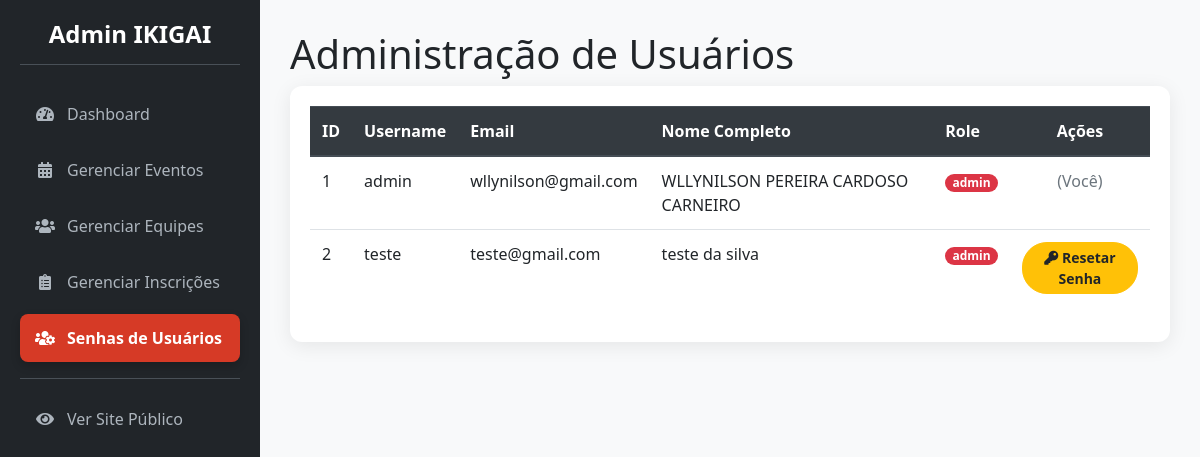
The page /admin/usuarios (signed in) on the database as committed earlier.
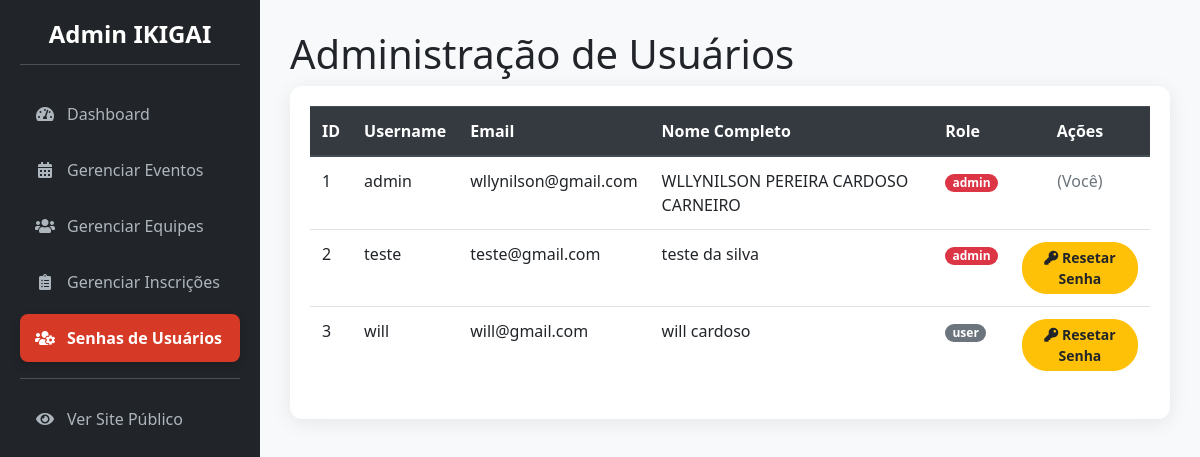
The same page on the database as committed later.
### app/models.py (models this page shows, shortened)
class User(UserMixin, db.Model):
    __tablename__ = 'users'
    id = db.Column(db.Integer, primary_key=True)
    username = db.Column(db.String(64), index=True, unique=True, nullable=False)
    email = db.Column(db.String(120), index=True, unique=True, nullable=False)
    password_hash = db.Column(db.String(128))
    nome_completo = db.Column(db.String(150), nullable=True)
    bio = db.Column(db.Text, nullable=True)
    imagem_perfil = db.Column(db.String(300), nullable=True)  # URL para a imagem de perfil
    role = db.Column(db.String(20), nullable=False, default='user')  # Papel do utilizador
    cpf = db.Column(db.String(14), unique=True, nullable=True)  # CPF será único e opcional no início
    telefone = db.Column(db.String(20), nullable=True)  # Telefone também opcional
    inscricoes = db.relationship('Inscricao', backref='participante', lazy='dynamic')

### app/admin/routes.py (the view)
@bp.route('/usuarios')
@admin_required
def gerenciar_usuarios():
    page = request.args.get('page', 1, type=int)
    usuarios_paginados = User.query.order_by(User.username).paginate(
        page=page, per_page=15, error_out=False
    )
    return render_template('admin/admin_gerenciar_usuarios.html',
                           titulo="Administração de Usuários",
                           usuarios_paginados=usuarios_paginados)

### app/__init__.py (called while the page is built)
@login_manager.user_loader
def load_user(user_id):
    return models.User.query.get(int(user_id))

### app/admin/routes.py (called while the page is built)
@bp.before_request
def before_request_handler():
    if current_app.config.get('DEBUG') and not current_user.is_authenticated:
        user = User.query.first()
        if user:
            login_user(user)

### app/templates/admin/admin_gerenciar_usuarios.html (shortened to what this page needs)
{% extends 'admin/admin_base.html' %}
{% block page_title %}{{ titulo }}{% endblock %}
{% block content %}
<div class="card">
    <div class="card-body">
        <div class="table-responsive">
            <table class="table table-hover">
                <thead class="thead-dark">
                    <tr>
                        <th>ID</th>
                        <th>Username</th>
                        <th>Email</th>
                        <th>Nome Completo</th>
                        <th>Role</th>
                        <th class="text-center">Ações</th>
                    </tr>
                </thead>
                <tbody>
                    {% for user in usuarios_paginados.items %}
                    <tr>
                        <td>{{ user.id }}</td>
                        <td>{{ user.username }}</td>
                        <td>{{ user.email }}</td>
                        <td>{{ user.nome_completo or 'Não preenchido' }}</td>
                        <td><span class="badge badge-pill {{ 'badge-danger' if user.role == 'admin' else 'badge-secondary' }}">{{ user.role }}</span></td>
                        <td class="text-center">
                            {% if user.id != current_user.id %}
                            <form method="POST" action="{{ url_for('admin.resetar_senha_usuario', user_id=user.id) }}"
                                  onsubmit="return confirm('Tem a certeza que deseja resetar a senha para este usuário? Uma nova senha será gerada.');">
                                <button type="submit" class="btn btn-warning btn-sm">
                                    <i class="fas fa-key"></i> Resetar Senha
                                </button>
                            </form>
                            {% else %}
                            <span class="text-muted"> (Você) </span>
                            {% endif %}
                        </td>
                    </tr>
                    {% endfor %}
                </tbody>
            </table>
        </div>
    </div>
</div>
{% endblock %}

### app/templates/admin/admin_base.html (shortened to what this page needs)
<!DOCTYPE html>
<html lang="pt-BR">
<head>
    <link rel="stylesheet" href="https://stackpath.bootstrapcdn.com/bootstrap/4.5.2/css/bootstrap.min.css"
>
    <link rel="stylesheet" href="https://cdnjs.cloudflare.com/ajax/libs/font-awesome/5.15.3/css/all.min.css">
    <link rel="stylesheet" href="{{ url_for('static', filename='css/admin_styles.css') }}">
</head>
<body>
<div class="admin-wrapper">
    <nav class="sidebar">
        <h2>Admin IKIGAI</h2>
        <a href="{{ url_for('admin.dashboard') }}"
           class="{{ 'active' if request.endpoint == 'admin.dashboard' else '' }}">
            <i class="fas fa-tachometer-alt"></i> Dashboard
        </a>
        <a href="{{ url_for('admin.gerenciar_eventos') }}"
           class="{{ 'active' if 'evento' in request.endpoint else '' }}">
            <i class="fas fa-calendar-alt"></i> Gerenciar Eventos
        </a>
        <a href="{{ url_for('admin.gerenciar_equipes') }}"
           class="{{ 'active' if 'equipe' in request.endpoint else '' }}">
            <i class="fas fa-users"></i> Gerenciar Equipes
        </a>
        <a href="{{ url_for('admin.gerenciar_inscricoes') }}"
           class="{{ 'active' if 'inscricao' in request.endpoint else '' }}">
            <i class="fas fa-clipboard-list"></i> Gerenciar Inscrições
        </a>
        <a href="{{ url_for('admin.gerenciar_usuarios') }}"
           class="{{ 'active' if 'usuario' in request.endpoint else '' }}">
            <i class="fas fa-users-cog"></i> <span>Senhas de Usuários</span>
        </a>
        <hr style="border-color: #495057;">
        <a href="{{ url_for('public.index') }}"><i class="fas fa-eye"></i> Ver Site Público</a>
    </nav>
    <main class="main-content">
        <div class="content-header">
            <h1>{% block page_title %}{% endblock %}</h1>
        </div>
        {% block content %}{% endblock %}
    </main>
</div>
</body>
</html>

### app/static/css/admin_styles.css (style rules this page uses)
:root { --primary-red: rgb(214, 58, 38); --dark-red: rgb(180, 45, 28); --admin-bg: #f8f9fa; --sidebar-bg: #212529; --sidebar-link-color: #adb5bd; --sidebar-link-hover-color: #fff; --shadow: 0 4px 20px rgba(0, 0, 0, 0.08); --border-radius: 12px; --font-family: 'Segoe UI', Tahoma, Geneva, Verdana, sans-serif; }
body { background-color: var(--admin-bg); font-family: var(--font-family); }
.admin-wrapper { display: flex; }
.sidebar { width: 260px; min-height: 100vh; background: var(--sidebar-bg); padding: 20px; color: white; flex-shrink: 0; transition: all 0.3s ease; }
.main-content { flex-grow: 1; padding: 30px; overflow-y: auto; }
.sidebar h2 { font-size: 1.5rem; margin-bottom: 25px; text-align: center; color: #fff; border-bottom: 1px solid #495057; padding-bottom: 15px; font-weight: 600; }
.sidebar a { display: flex; align-items: center; gap: 12px; color: var(--sidebar-link-color); padding: 12px 15px; text-decoration: none; border-radius: 8px; margin-bottom: 8px; transition: all 0.3s ease; }
.sidebar a.active { background-color: var(--primary-red); color: #fff; font-weight: 600; box-shadow: 0 4px 10px rgba(0,0,0,0.2); }
.sidebar a i { width: 20px; text-align: center; }
.card { border-radius: var(--border-radius); border: none; box-shadow: var(--shadow); }
.btn { border-radius: 25px; font-weight: 600; }

Rows that differ between the two databases and show on the page:
added User: id "3", username "will", email "will@gmail.com", nome_completo "will cardoso", role "user"
